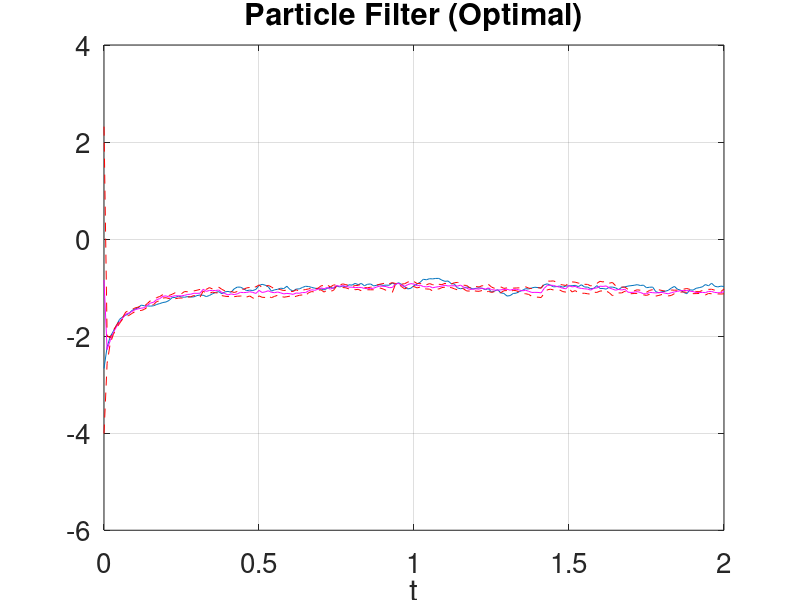
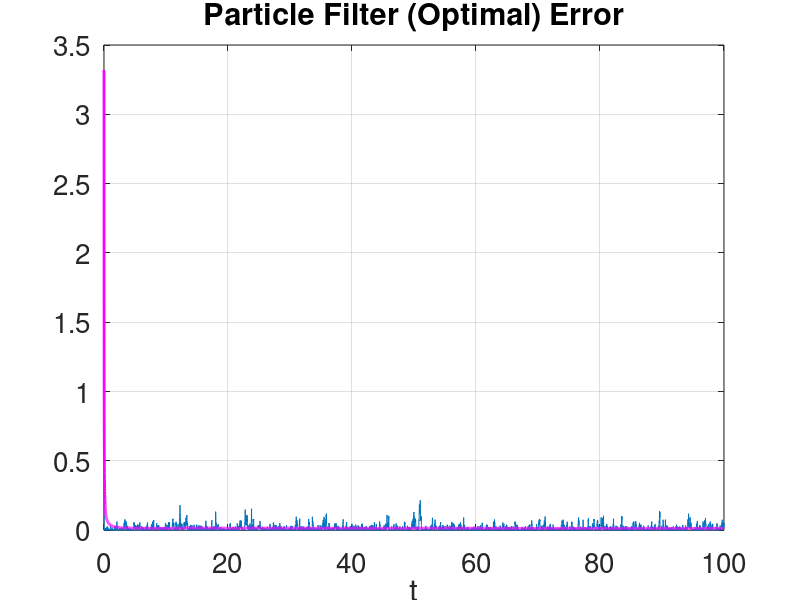
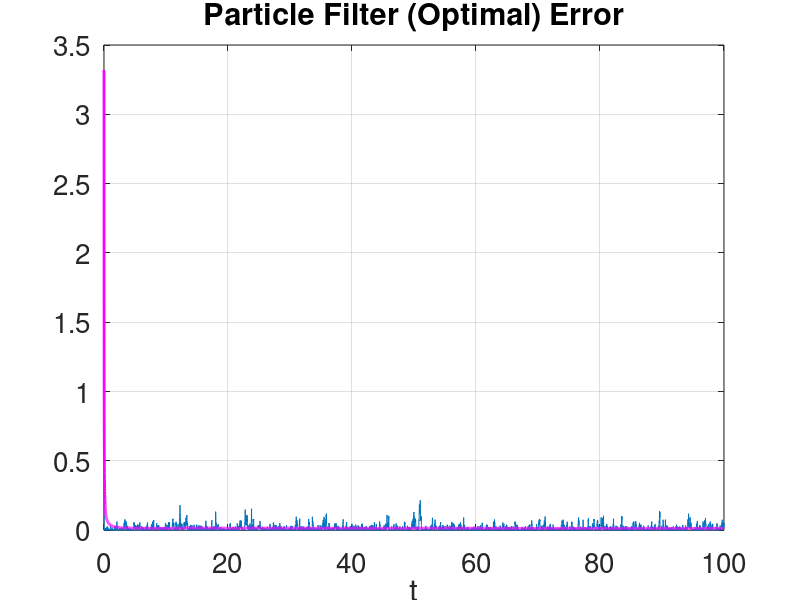

Recreate these plots in MATLAB, in order.
clear;set(0,'defaultaxesfontsize',20);format long
%%% p15c.m Particle Filter (SIRS, OP), double-well
%% setup
J=1e4;% number of steps
alpha=2.5;% dynamics determined by alpha
gamma=.1;% observational noise variance is gamma^2
sigma=3e-1;% dynamics noise variance is sigma^2
m0=0; C0=1;% prior initial condition mean and variance
sd=1;rng(sd);% Choose random number seed
N=10;% number of ensemble members

m=zeros(J,1);v=m;z=m;z(1)=0;c=m;U=zeros(J,N);% pre-allocate
v(1)=m0+sqrt(C0)*randn;% initial truth
m(1)=2*randn;% initial mean/estimate
c(1)=10*C0;H=1;% initial covariance and observation operator
U(1,:)=m(1)+sqrt(c(1))*randn(1,N);m(1)=sum(U(1,:))/N;% initial ensemble
tau=0.01;st=sigma*sqrt(tau);% time discretization is tau

%% solution % Assimilate!
for j=1:J   
    v(j+1)=v(j)+tau*alpha*(v(j)-v(j)^3) + st*randn;% truth
    z(j+1)=z(j)+tau*H*v(j+1) + gamma*sqrt(tau)*randn;% observation
      
    Sig=inv(inv(sigma^2*tau)+H'*inv(gamma^2/tau)*H);% optimal proposal cov
    em=Sig*(inv(sigma^2*tau)*(U(j,:)+tau*alpha*(U(j,:)-U(j,:).^3))+ ...
        H'*inv(gamma^2/tau)*(z(j+1)-z(j))/tau);% optimal proposal mean
    Uhat=em+sqrt(Sig)*randn(1,N);% ensemble optimally importance sampled     
    
    d=(z(j+1)-z(j))/tau-H*(U(j,:)+tau*alpha*(U(j,:)-U(j,:).^3));% ensemble innov  
    what=exp(-1/2/(sigma^2*tau+gamma^2/tau)*d.^2);% weight update
    w=what/sum(what);randn(1,N);% normalize predict weights 
    
    ws=cumsum(w);% resample: compute cdf of weights
    for n=1:N
        ix=find(ws>rand,1,'first');% resample (i)
        U(j+1,n)=Uhat(ix);% resample (ii)
    end
    
    m(j+1)=sum(U(j+1,:))/N;% estimator update
    c(j+1)=(U(j+1,:)-m(j+1))*(U(j+1,:)-m(j+1))'/N;% covariance update
end

js=201;% plot truth, mean, standard deviation, observations
figure(1);plot(tau*[0:js-1],v(1:js));hold;plot(tau*[0:js-1],m(1:js),'m');
plot(tau*[0:js-1],m(1:js)+sqrt(c(1:js)),'r--');
plot(tau*[0:js-1],m(1:js)-sqrt(c(1:js)),'r--');hold;grid;xlabel('t');
title('Particle Filter (Optimal)');
figure(2);plot(tau*[0:J],(v-m).^2);hold;
plot(tau*[0:J],cumsum((v-m).^2)./[1:J+1]','m','Linewidth',2);grid
hold;xlabel('t');title('Particle Filter (Optimal) Error')
figure(3);plot(tau*[0:J],(v-m).^2);hold;
plot(tau*[0:J],cumsum((v-m).^2)./[1:J+1]','m','Linewidth',2);grid
hold;xlabel('t');
title('Particle Filter (Optimal) Error')







